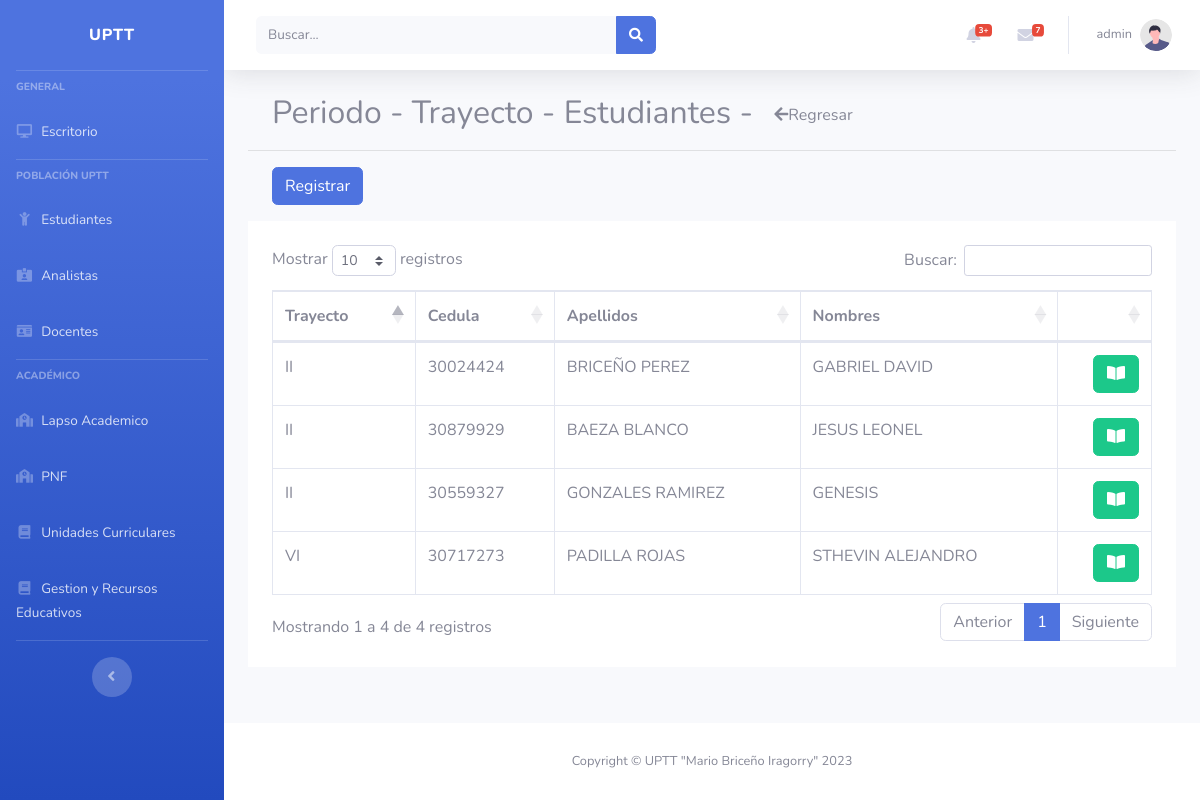
Page /?route=periodStudents&method=index (signed in) on the committed database.
### tables this page shows
CREATE TABLE `trayecto_has_estudiantes` (
  `r_id` int(11) NOT NULL,
  `trayecto_id` int(11) DEFAULT NULL,
  `estudiante_id` int(11) DEFAULT NULL
);

CREATE TABLE `trayecto` (
  `id` int(11) NOT NULL,
  `trayecto` varchar(255) DEFAULT NULL
);

CREATE TABLE `estudiantes` (
  `id` int(11) NOT NULL,
  `cedula` varchar(255) DEFAULT NULL,
  `apellidos` varchar(255) DEFAULT NULL,
  `nombres` varchar(255) DEFAULT NULL,
  `fecha_nacimiento` date DEFAULT NULL,
  `edad` varchar(255) DEFAULT NULL,
  `sexo_id` int(11) DEFAULT NULL,
  `estado_civil_id` int(11) DEFAULT NULL,
  `estado_natal_id` int(11) DEFAULT NULL,
  `municipio_natal_id` int(11) DEFAULT NULL,
  `parroquia_natal_id` int(11) DEFAULT NULL,
  `email` varchar(255) DEFAULT NULL,
  `telefono_movil` varchar(255) DEFAULT NULL,
  `telefono_resd` varchar(255) DEFAULT NULL,
  `otro_telefono` varchar(255) DEFAULT NULL,
  `direccion_resd` varchar(255) DEFAULT NULL,
  `pais_id` int(11) DEFAULT NULL,
  `foto` varchar(255) DEFAULT NULL,
  `rol_id` int(11) DEFAULT NULL
);

### app/controllers/relations/students/periodStudentsController.php (called while the page is built, shortened)
<?php
require_once($_SERVER['DOCUMENT_ROOT']."/php/uptt-project/app/models/relations/students/periodStudents.php");
class PeriodStudentsController{
    private $model;
    public function __construct()
    {
        $this->model = new PeriodStudents();
    }
    public function index()
    {
        $rows = $this->model->get();
        include('app/views/period_folder/relations_students/index.php');
    }
}

### app/db/db.php (called while the page is built)
<?php
class BDConexion{
    private $host = "localhost";
    private $user = "root";
    private $pass = "";
    private $db = "uptt";
    public function __construct(){
        try {
            $pdo = new PDO("mysql:host=$this->host;dbname=$this->db", $this->user, $this->pass);
            $pdo->setAttribute(PDO::ATTR_ERRMODE, PDO::ERRMODE_EXCEPTION);
            return $pdo;
        } catch (PDOException $e) {
            echo "La conexión ha fallado: " . $e->getMessage();
        }
    }
}

### app/models/relations/students/periodStudents.php (called while the page is built, shortened)
<?php
require_once($_SERVER['DOCUMENT_ROOT']."/php/uptt-project/app/db/db.php");
class PeriodStudents extends BDConexion{
    public $conn;
    public function __construct(){
        $this->conn = parent::__construct();
    }
    public function get(){
        $data = [];
        $sql = "SELECT * FROM trayecto_has_estudiantes
                INNER JOIN estudiantes ON trayecto_has_estudiantes.estudiante_id=estudiantes.id
                INNER JOIN trayecto ON trayecto_has_estudiantes.trayecto_id=trayecto.id
                WHERE 1 ORDER BY r_id ASC";
        $pdo = $this->conn->prepare($sql);
        if($pdo->execute()){
            if($pdo->rowCount() > 0){
                while ($row = $pdo->fetch(PDO::FETCH_ASSOC)) {
                    $data[] = $row;
                }
            }
            return $data;
        }
    }
}

### app/views/period_folder/relations_students/index.php (the view, shortened to what this page needs)
<?php include($_SERVER['DOCUMENT_ROOT']."/php/uptt-project/app/views/partials/header.php");?>
<section class="container">
	<h2>Periodo - Trayecto - Estudiantes -
		<a href="?route=period&method=index" class="btn">
			<i class="fa fa-arrow-left"></i>Regresar</a>
	</h2>
</section>
<hr>
<section class="container">
	<a href="?route=periodStudents&method=create" class="btn btn-primary">Registrar</a>
</section>
<section class="container p-4 bg-white">
	<table class="table table-bordered">
		<thead>
			<th>Trayecto</th>
			<th>Cedula</th>
			<th>Apellidos</th>
			<th>Nombres</th>
			<th></th>
		</thead>
		<tbody id="tb-tables">
			<?php if (!empty($rows)){ ?>
			<?php 	foreach($rows as $key){ ?>
					<tr>
						<td><?php echo $key['trayecto']; ?></td>
						<td><?php echo $key['cedula']; ?></td>
						<td><?php echo $key['apellidos']; ?></td>
						<td><?php echo $key['nombres']; ?></td>
						<td class="text-right">
							<a href="?route=students&method=show&id=<?php echo $key['estudiante_id']; ?>" class="btn btn-success"><i class="fas fa-fw fa-book-open"></i></a>
						</td>
					</tr>
			<?php 	}?>
			<?php } ?>
		</tbody>
	</table>
</section>
<?php include($_SERVER['DOCUMENT_ROOT']."/php/uptt-project/app/views/partials/footer.php");?>

### rows in the picture
trayecto_has_estudiantes: trayecto.trayecto "II", estudiante.cedula "30024424", estudiante.apellidos "BRICEÑO PEREZ", estudiante.nombres "GABRIEL DAVID"
trayecto_has_estudiantes: trayecto.trayecto "VI", estudiante.cedula "30717273", estudiante.apellidos "PADILLA ROJAS", estudiante.nombres "STHEVIN ALEJANDRO"
trayecto_has_estudiantes: trayecto.trayecto "II", estudiante.cedula "30879929", estudiante.apellidos "BAEZA BLANCO", estudiante.nombres "JESUS LEONEL"
trayecto_has_estudiantes: trayecto.trayecto "II", estudiante.cedula "30559327", estudiante.apellidos "GONZALES RAMIREZ", estudiante.nombres "GENESIS"

### other values in the picture
$_SESSION['row_count_0']['username'] "admin"
